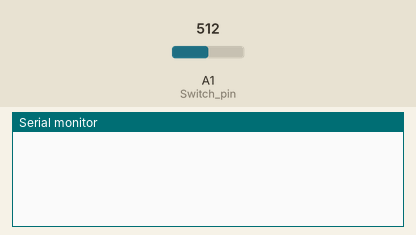
Recording of a sketch running on a simulated Arduino Uno, built with avr-gcc and run on an emulated ATmega328P. Shown: the last lines printed to the serial monitor. The test bench sets the inputs (shaded band); at power-on: A1 (Switch_pin) = 512. The modem accepts every AT command (registered, SIM ready, sends succeed) and sends nothing else.

Above: at 1.2 s.
1.3 s: A1 (Switch_pin) set to 716
At 2.5 s:
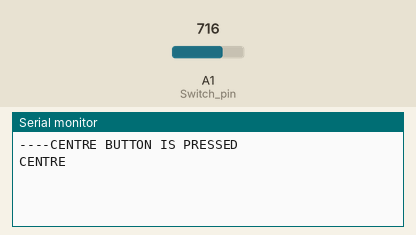
2.8 s: A1 (Switch_pin) set to 800
At 5.5 s:
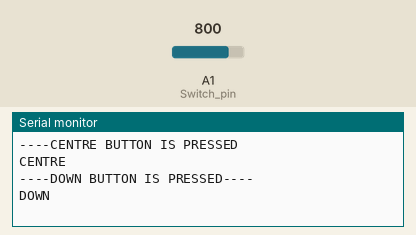
5.8 s: A1 (Switch_pin) set to 910
At 8.5 s:
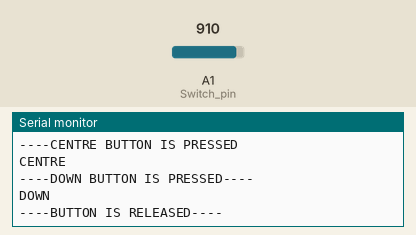
8.8 s: A1 (Switch_pin) set to 780
At 9.4 s:
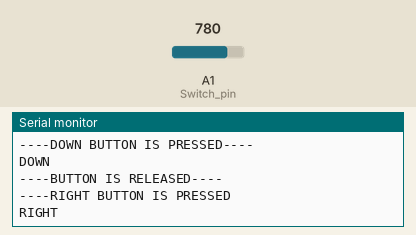
10.3 s: A1 (Switch_pin) set to 511
At 12.7 s:
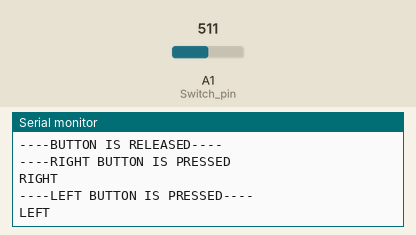
13.3 s: A1 (Switch_pin) set to 90
At 16.0 s:
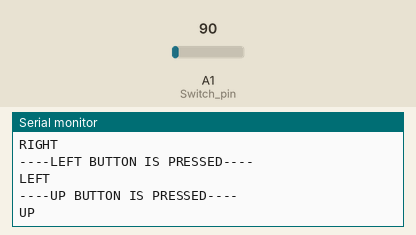

The sketch:

12.GSM_With_PUSHBUTTON.ino
```cpp
#include <SoftwareSerial.h>
#define rxPin 12
#define txPin 13

SoftwareSerial sim800(rxPin, txPin);
int Switch_pin = A1;
int switch_value;
int prev_switch_value;
int button;

void setup() {

  Serial.begin(115200);
  sim800.begin(115200);
  sim800.println("AT");
  pinMode(Switch_pin, INPUT);
  prev_switch_value = analogRead(Switch_pin);
}

void loop() {
  switch_value = analogRead(Switch_pin);

  if ((switch_value > (prev_switch_value + 20)) || (switch_value < (prev_switch_value - 20)))
    delay(20);
  switch_value = analogRead(Switch_pin);

  if ((switch_value > (prev_switch_value + 20)) || (switch_value < (prev_switch_value - 20))) {

    if (switch_value < 100) {
      Serial.println("----UP BUTTON IS PRESSED----");
      SendMessage1();
    }

    else if ((switch_value > 400) && (switch_value < 600)) {
      Serial.println("----LEFT BUTTON IS PRESSED----");
      SendMessage2();
    }

    else if ((switch_value > 600) && (switch_value < 725)) {
      Serial.println("----CENTRE BUTTON IS PRESSED");
      SendMessage3();
    }

    else if ((switch_value > 725) && (switch_value < 790)) {
      Serial.println("----RIGHT BUTTON IS PRESSED");
      SendMessage4();
    }

    else if ((switch_value > 790) && (switch_value < 850)) {
      Serial.println("----DOWN BUTTON IS PRESSED----");
      SendMessage5();
    }

    else if (switch_value > 900)
      Serial.println("----BUTTON IS RELEASED----");
    prev_switch_value = switch_value;
  }
}

void SendMessage1() {
  Serial.println("UP");
  sim800.println("AT+CMGF=1");
  delay(1000);
  sim800.println("AT+CMGS=\"+9189287608xx\"\r");
  delay(1000);
  sim800.println("UP BUTTON IS PRESSED");
  delay(100);
  sim800.println((char)26);
  delay(1000);
}

void SendMessage2() {
  Serial.println("LEFT");
  sim800.println("AT+CMGF=1");
  delay(1000);
  sim800.println("AT+CMGS=\"+9189287608xx\"\r");
  delay(1000);
  sim800.println("LEFT BUTTON IS PRESSED");
  delay(100);
  sim800.println((char)26);
  delay(1000);
}

void SendMessage3() {
  Serial.println("CENTRE");
  sim800.println("AT+CMGF=1");
  delay(1000);
  sim800.println("AT+CMGS=\"+9189287608xx\"\r");
  delay(1000);
  sim800.println("CENTRE BUTTON IS PRESSED");
  delay(100);
  sim800.println((char)26);
  delay(1000);
}

void SendMessage4() {
  Serial.println("RIGHT");
  sim800.println("AT+CMGF=1");
  delay(1000);
  sim800.println("AT+CMGS=\"+9189287608xx\"\r");
  delay(1000);
  sim800.println("RIGHT BUTTON IS PRESSED");
  delay(100);
  sim800.println((char)26);
  delay(1000);
}

void SendMessage5() {
  Serial.println("DOWN");
  sim800.println("AT+CMGF=1");
  delay(1000);
  sim800.println("AT+CMGS=\"+9189287608xx\"\r");
  delay(1000);
  sim800.println("DOWN BUTTON IS PRESSED");
  delay(100);
  sim800.println((char)26);
  delay(1000);
}
```

Measured:
- after the input at 1.3 s, the serial monitor: prints a new line at once (image 1)
- after the input at 2.8 s, the serial monitor: prints a new line after 1.6 s (image 2)
- after the input at 5.8 s, the serial monitor: prints a new line after 1.8 s (image 3)
- after the input at 8.8 s, the serial monitor: prints a new line at once (image 4)
- after the input at 10.3 s, the serial monitor: prints a new line after 1.6 s (image 5)
- after the input at 13.3 s, the serial monitor: prints a new line after 1.8 s (image 6)
